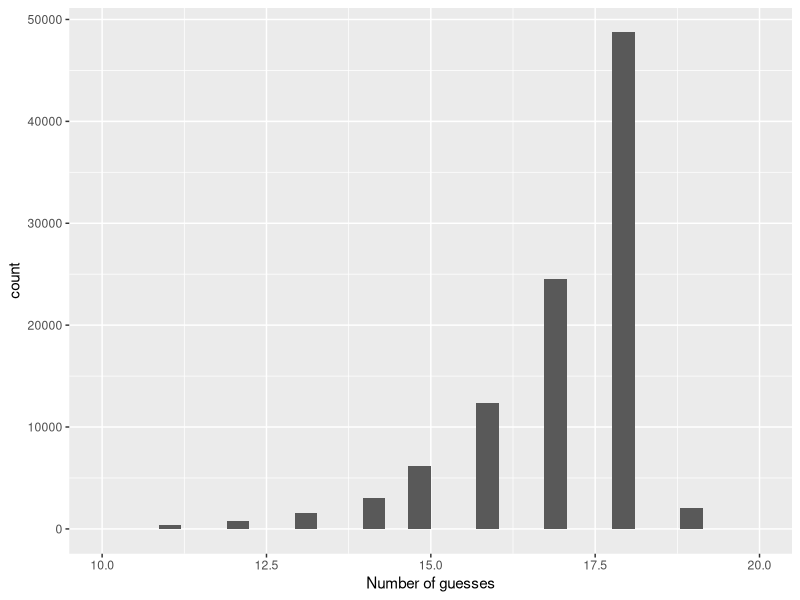
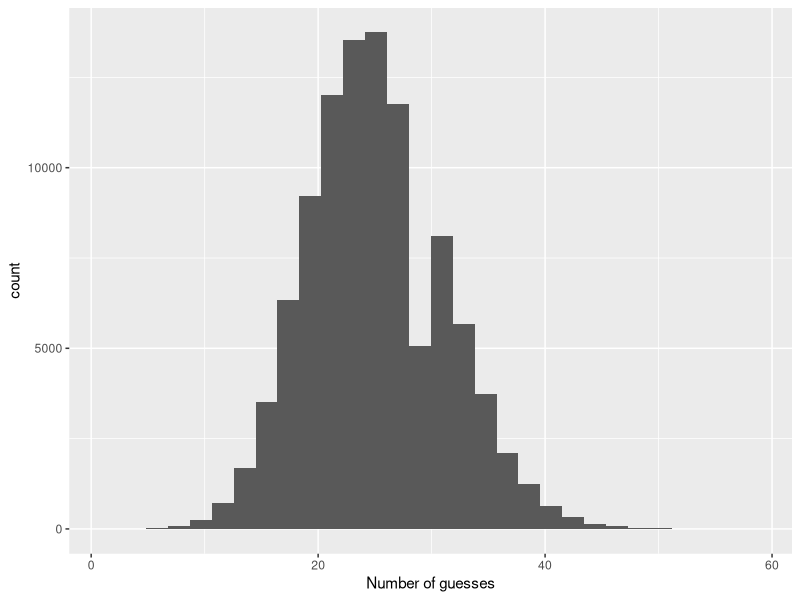

The R script that drew these images, in order:
## ---- chunk 1
library(tidyverse)
## ---- chunk 2
dictionary <- (1:267751)

working_dic <- dictionary

upper_limit <- tail(working_dic, 1)
lower_limit <- as.integer(working_dic[1])

word_choice <- sample(dictionary, size = 1)
## ---- chunk 3
for(i in 1:50) {
  
  
  guess <-  as.integer((upper_limit+lower_limit)/2)

  if(guess > word_choice) {
   upper_limit <- guess
}   else {
    lower_limit <- guess
}
  if (guess == word_choice) {
    print(i)
    break
  }


}
## ---- chunk 4
set_up_game <- function() {


working_dic <- dictionary

upper_limit <- tail(working_dic, 1)
lower_limit <- as.integer(working_dic[1])

word_choice <- sample(dictionary, size = 1)

no_guesses <- 0

while(guess != word_choice) {
  
  
  guess <-  as.integer((upper_limit+lower_limit)/2)
  
  if(guess > word_choice) {
    upper_limit <- guess
  }   else {
    lower_limit <- guess
  }
  
  no_guesses = no_guesses + 1
  
  
}
return(no_guesses)
}


sample <- replicate(10e4, set_up_game())

## ---- chunk 5


plot <-as_tibble(sample)

ggplot(plot) +
  geom_histogram(aes(x = value)) +
  xlim(10,20) +
  xlab("Number of guesses")


plot %>%
  count(value)
## ---- chunk 6
random_guess <- function() {


working_dic <- dictionary

upper_limit <- tail(working_dic, 1)
lower_limit <- as.integer(working_dic[1])

word_choice <- sample(dictionary, size = 1)

no_guesses <- 0

while(guess != word_choice){
  
  
  guess <-  sample(lower_limit:upper_limit,1)
  
  if(guess > word_choice) {
    upper_limit <- guess
  }   else {
    lower_limit <- guess
  }
no_guesses <- no_guesses + 1
  
}
return(no_guesses)
}
sample <- replicate(10e4, random_guess())

## ---- chunk 7


plot <-as_tibble(sample)

ggplot(plot) +
  geom_histogram(aes(x = value)) +
  xlab("Number of guesses")


plot %>%
  count(value, sort = TRUE)
